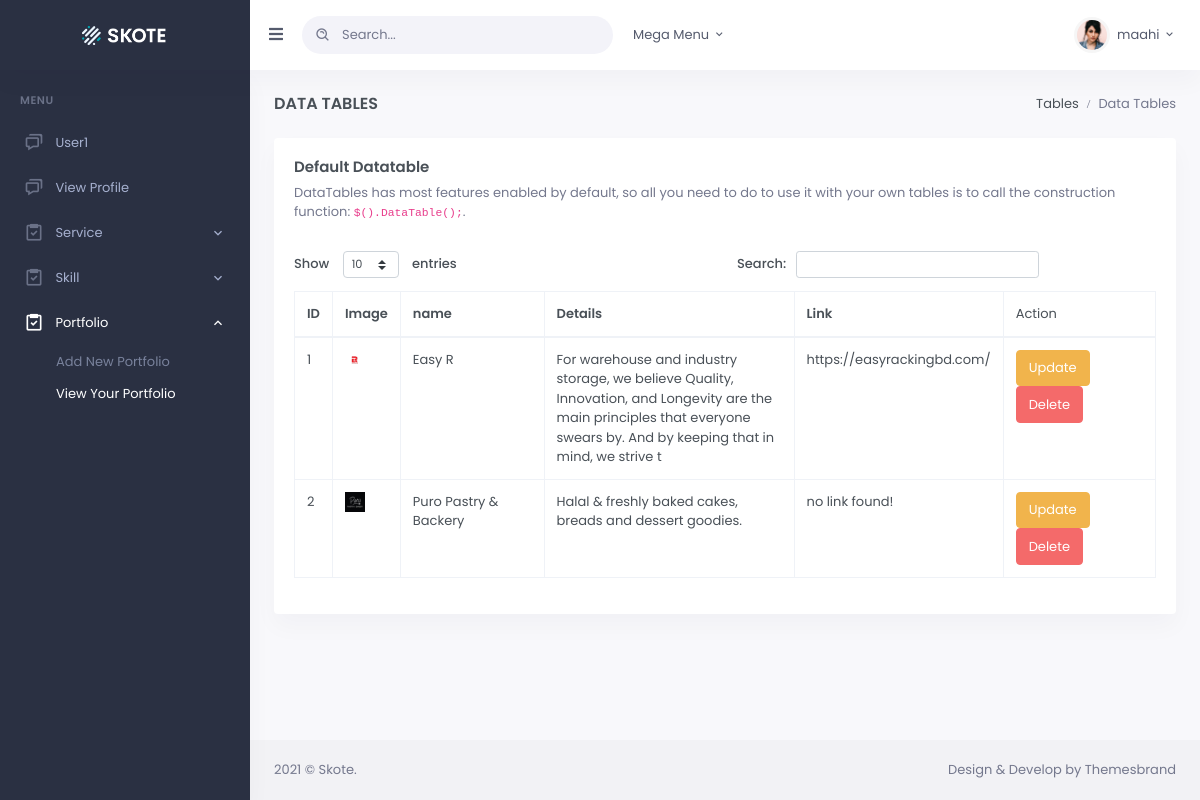
Screenshot of /portfolio-list.php (signed in) with the database file from the repository.
### tables this page shows
CREATE TABLE `portfolio` (
  `ID` int(20) NOT NULL,
  `name` varchar(255) NOT NULL,
  `details` varchar(255) NOT NULL,
  `link` varchar(255) NOT NULL,
  `image` varchar(255) NOT NULL
);

### portfolio-list.php (the view, shortened to what this page needs)
<?php
include 'database.php';
?>
<!DOCTYPE html>
<html lang="en">
  <?php include 'inc/head.php'; ?>
    <body data-sidebar="dark">
        <div id="layout-wrapper">
            <?php include 'inc/header.php'; ?>
            <?php include 'inc/sidebar.php'; ?>
            <div class="main-content">
                <div class="page-content">
                    <div class="container-fluid">
                        <div class="row">
                            <div class="col-12">
                                <div class="page-title-box d-flex align-items-center justify-content-between">
                                    <h4 class="mb-0 font-size-18">Data Tables</h4>
                                    <div class="page-title-right">
                                        <ol class="breadcrumb m-0">
                                            <li class="breadcrumb-item"><a href="javascript: void(0);">Tables</a></li>
                                            <li class="breadcrumb-item active">Data Tables</li>
                                        </ol>
                                    </div>
                                </div>
                            </div>
                        </div>
                        <div class="row">
                            <div class="col-12">
                                <div class="card">
                                    <div class="card-body">
                                           <?php
                                                $query = "select * from portfolio";
                                                $result = mysqli_query($connection, $query);
                                            ?>
                                        <h4 class="card-title">Default Datatable</h4>
                                        <p class="card-title-desc">DataTables has most features enabled by
                                            default, so all you need to do to use it with your own tables is to call
                                            the construction function: <code>$().DataTable();</code>.
                                        </p>
                                        <div id="datatable_wrapper" class="dataTables_wrapper dt-bootstrap4 no-footer">
                                        <div class="row">
                                            <div class="col-sm-12 col-md-6">
                                                <div class="dataTables_length" id="datatable_length">
                                                    <label>Show
                                                        <select name="datatable_length" aria-controls="datatable" class="custom-select custom-select-sm form-control form-control-sm form-select form-select-sm" style="display:inline-block;width:auto;margin:5px 10px;">
                                                            <option value="10">10</option>
                                                        </select>
                                                    entries
                                                    </label>
                                                </div>
                                            </div>
                                            <div class="col-sm-12 col-md-6">
                                                <div id="datatable_filter" class="dataTables_filter">
                                                    <label>Search:<input type="search" class="form-control form-control-sm" placeholder="" aria-controls="datatable" style="display:inline-block;width:auto;margin:5px 10px;">
                                                    </label>
                                                </div>
                                            </div>
                                        </div>
                                        <div style="overflow-x:auto;">
                                        <table id="datatable" class="table table-bordered dt-responsive nowrap" style="border-collapse: collapse; border-spacing: 0;" cellspacing="0" width="100%">
                                            <thead>
                                                <tr>
                                                    <th>ID</th>
                                                    <th>Image</th>
                                                    <th>name</th>
                                                    <th colspan="1" style="width:250px;">Details</th>
                                                    <th>Link</th>
                                                    <td>Action</td>
                                                </tr>
                                            </thead>
                                            <tbody>
                                                <?php
                                                    $i = 1;
                                                    foreach ($result as  $row):
                                                ?>
                                                    <tr>
                                                        <td><?php echo $i; ?></td>
                                                        <td>
                                                            <img src="<?php echo $row['image']; ?>" style="width:20px; height: 20px;" alt="">
                                                        </td>
                                                        <td><?php echo $row['name']; ?></td>
                                                        <td><?php echo $row['details']; ?></td>
                                                        <td><?php echo $row['link']; ?></td>
                                                        <td>
                                                            <a href="portfolio-update.php?update=<?php echo $row['ID']; ?>" class="btn btn-warning">Update</a>
                                                            <a href="portfolio-delete.php?delete=<?php echo $row['ID']; ?>" class="btn btn-danger">Delete</a>
                                                        </td>
                                                    </tr>
                                                <?php
                                                    $i = $i +1;
                                                    endforeach;
                                                 ?>
                                            </tbody>
                                        </table>
                                        </div>
                                     </div>
                                    </div>
                                </div>
                            </div>
                        </div>
                    </div>
                </div>
                    </div>
            </div>
                <?php include 'inc/footer.php'; ?>
    </body>
</html>

### rows the page displays
portfolio: image (picture), name "Easy R", details "For warehouse and industry storage, we believe Quality, Innovation, and Longevity are the main principles that everyone swears by. And by keeping that in mind, we strive t", link "https://easyrackingbd.com/"
portfolio: image (picture), name "Puro Pastry & Backery", details "Halal & freshly baked cakes, breads and dessert goodies.", link "no link found!"

### other values shown
$_SESSION['username'] "maahi"
